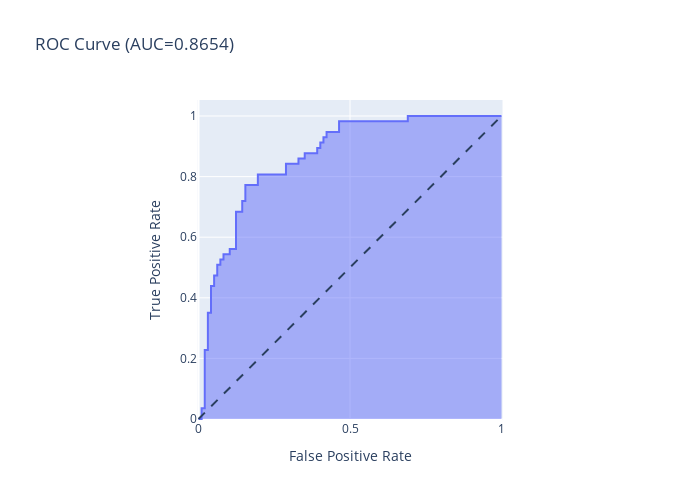

This figure's notebook cell:
### Markdown cell above
## Logistic Regression

### Code cell
LogR= LogisticRegression()
LogR.fit(X_train,Y_train)
Y_pred= LogR.predict(X_test)

LogR_accuracy= round(accuracy_score(Y_test,Y_pred),5)*100

impressions(LogR,LogR_accuracy)

Y_score = LogR.predict_proba(X_test)[:,1]
roc_curve(Y_test,Y_score)

### Figure 1 — Plotly figure (JSON) as saved in the notebook; plotly's stock layout.template omitted (floating-point values rounded to 4 significant figures)
{"data": [{"fillpattern": {"shape": ""}, "hovertemplate": "False Positive Rate=%{x}<br>True Positive Rate=%{y}<extra></extra>", "legendgroup": "", "line": {"color": "#636efa"}, "marker": {"symbol": "circle"}, "mode": "lines", "name": "", "orientation": "v", "showlegend": false, "stackgroup": "1", "type": "scatter", "x": [0, 0.01031, 0.01031, 0.02062, 0.02062, 0.03093, 0.03093, 0.04124, 0.04124, 0.05155, 0.05155, 0.06186, 0.06186, 0.07216, 0.07216, 0.08247, 0.08247, 0.1031, 0.1031, 0.1237, 0.1237, 0.1443, 0.1443, 0.1546, 0.1546, 0.1959, 0.1959, 0.2887, 0.2887, 0.3299, 0.3299, 0.3505, 0.3505, 0.3918, 0.3918, 0.4021, 0.4021, 0.4124, 0.4124, 0.4227, 0.4227, 0.4639, 0.4639, 0.6907, 0.6907, 1], "xaxis": "x", "y": [0, 0, 0.03509, 0.03509, 0.2281, 0.2281, 0.3509, 0.3509, 0.4386, 0.4386, 0.4737, 0.4737, 0.5088, 0.5088, 0.5263, 0.5263, 0.5439, 0.5439, 0.5614, 0.5614, 0.6842, 0.6842, 0.7193, 0.7193, 0.7719, 0.7719, 0.807, 0.807, 0.8421, 0.8421, 0.8596, 0.8596, 0.8772, 0.8772, 0.8947, 0.8947, 0.9123, 0.9123, 0.9298, 0.9298, 0.9474, 0.9474, 0.9825, 0.9825, 1, 1], "yaxis": "y"}], "layout": {"height": 500, "legend": {"tracegroupgap": 0}, "shapes": [{"line": {"dash": "dash"}, "type": "line", "x0": 0, "x1": 1, "y0": 0, "y1": 1}], "title": {"text": "ROC Curve (AUC=0.8654)"}, "width": 700, "xaxis": {"anchor": "y", "constrain": "domain", "domain": [0, 1], "title": {"text": "False Positive Rate"}}, "yaxis": {"anchor": "x", "domain": [0, 1], "scaleanchor": "x", "scaleratio": 1, "title": {"text": "True Positive Rate"}}}}
